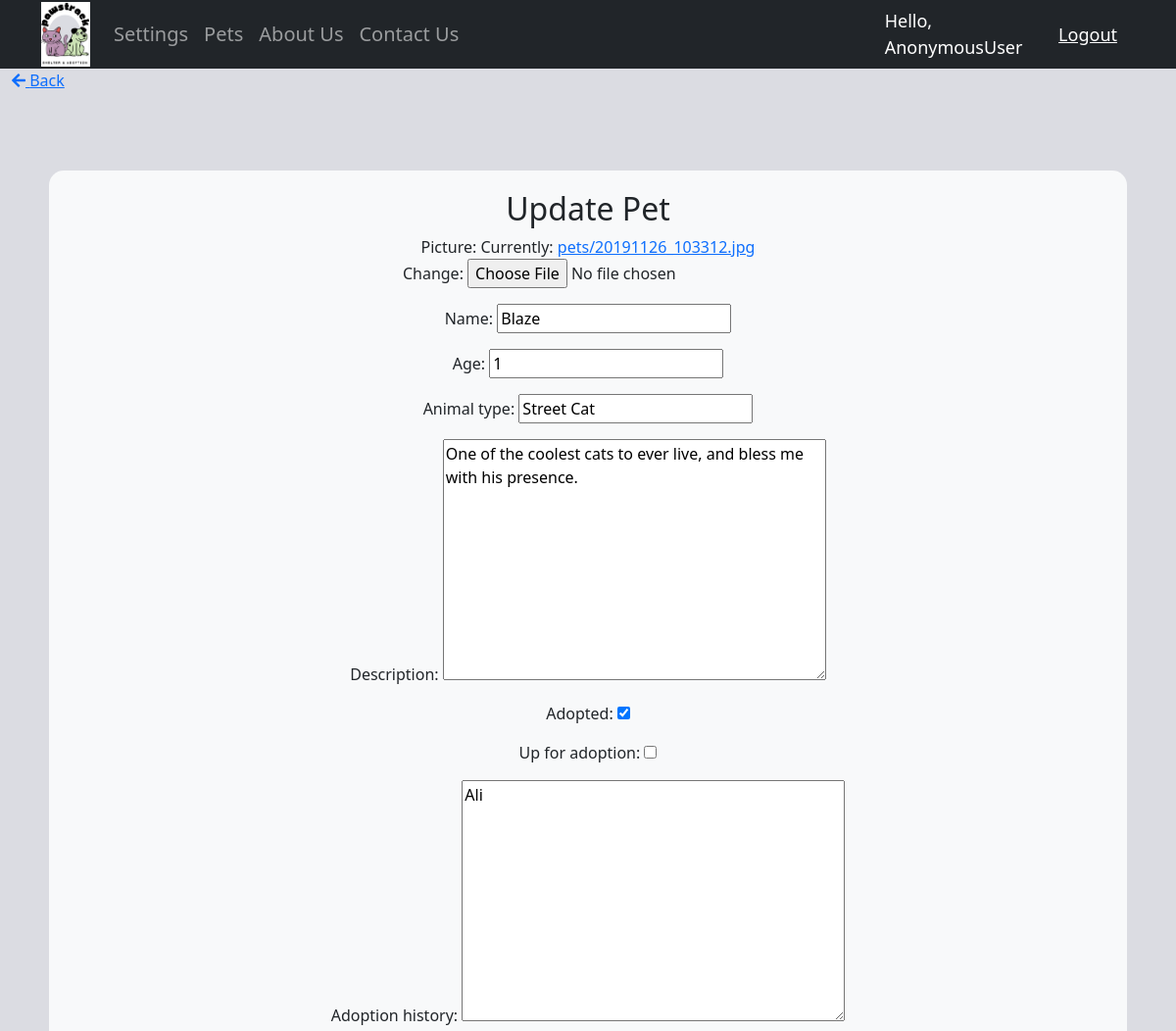
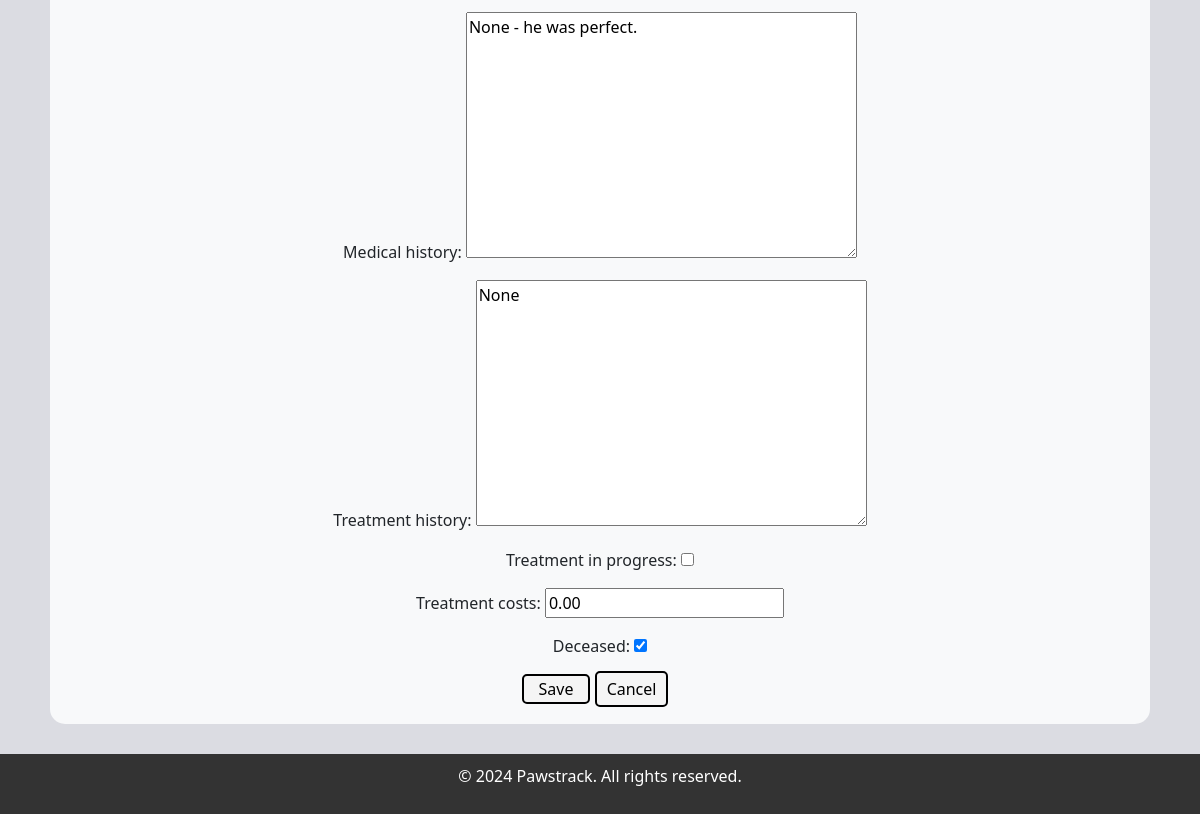
Page /pets/1/update/ on the committed database (2 pictures, top to bottom).
### accounts/models.py (models this page shows, shortened)
class Pet(models.Model):
	picture = models.ImageField(upload_to='pets/', default='default.png')
	name = models.CharField(max_length=200)
	age = models.IntegerField()
	animal_type = models.CharField(max_length=200)
	description = models.TextField()
	adopted = models.BooleanField(default=False)
	up_for_adoption = models.BooleanField(default=False)
	adoption_history = models.TextField(default='Never Adopted')
	medical_history = models.TextField(default='No Medical History')
	treatment_history = models.TextField(default='No Treatment History')
	treatment_in_progress = models.BooleanField(default=False)
	treatment_costs = models.DecimalField(max_digits=6, decimal_places=2, default=0.00)
	deceased = models.BooleanField(default=False)
	date_created = models.DateTimeField(auto_now_add=True, null=True)

### accounts/views.py (the view, shortened to what this page needs)
# urls.py: path('pets/<int:pk>/update/', PetUpdateView.as_view(), name='pet_update'),
class PetUpdateView(UpdateView):
	model = Pet
	fields = '__all__'

### accounts/templates/accounts/pet_form.html (shortened to what this page needs)
{% extends 'accounts/main.html' %}
{% load static %}
{% block content %}
<div class="back-button">
    <a href="{% url 'pet_list' %}"><i class="fas fa-arrow-left"></i> Back</a>
</div>
<div class="container">
    <div class="section-container">
        <h2>{% if form.instance.pk %}Update {% else %}Add {% endif %}Pet</h2>
        <form method="post" enctype="multipart/form-data">
            {{ form.as_p }}
            <button type="submit" class="submit_button">Save</button>
            <a class="cancel_button" href="{% url 'pet_list' %}">Cancel</a>
        </form>
    </div>
</div>
{% endblock %}

### static/css/main.css (style rules this page uses)
body { background-color: #dbdce2; }

### accounts/templates/accounts/pet_form.html (style rules this page uses)
.container { display: flex; justify-content: center; margin: 0 auto; width: 100%; padding: 20px; margin-top: 60px; margin-bottom: 10px; }
.section-container { width: 100%; padding: 20px; background-color: #f8f9fa; border-radius: 15px; text-align: center; }
.cancel_button { color: black; text-decoration: none; background-color: whitesmoke; padding: 5px 10px; border: 2px solid black; border-radius: 5px; margin-right: 10px; }
.submit_button { border-radius: 5px; background-color: whitesmoke; padding: 1px 15px; border: 2px solid black; }

### rows in the picture
Pet: name "Blaze", age "1", animal_type "Street Cat", description "One of the coolest cats to ever live, and bless me with his presence.", adopted "☑", adoption_history "Ali", medical_history "None - he was perfect.", treatment_history "None", treatment_costs "0.00", deceased "☑"

### other values in the picture
{{ request.user }} "AnonymousUser"
